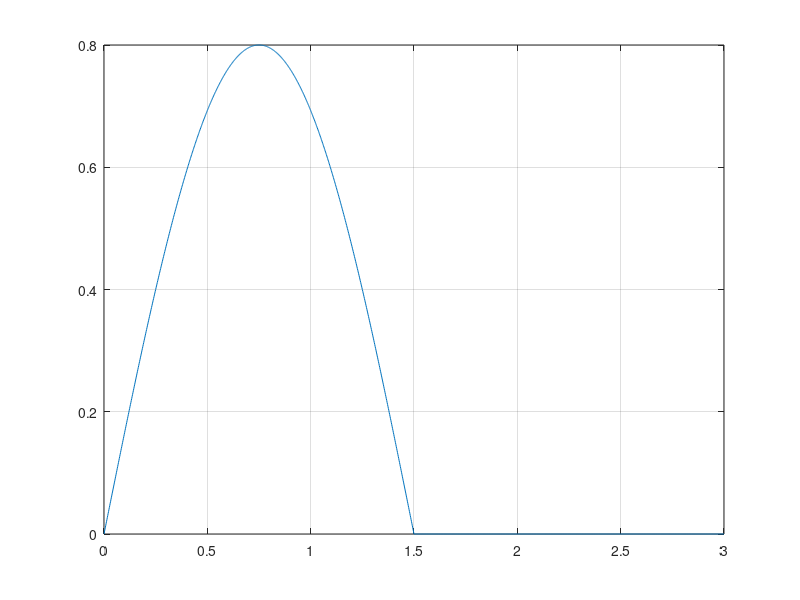
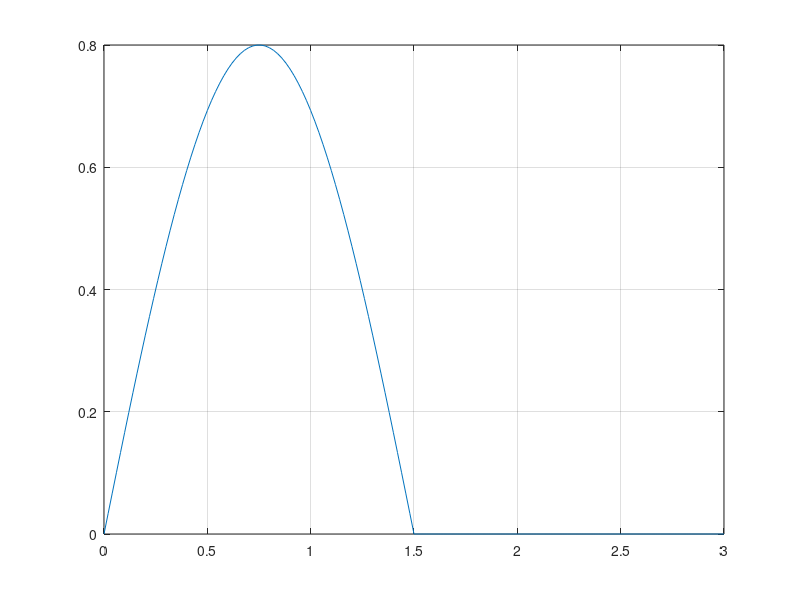
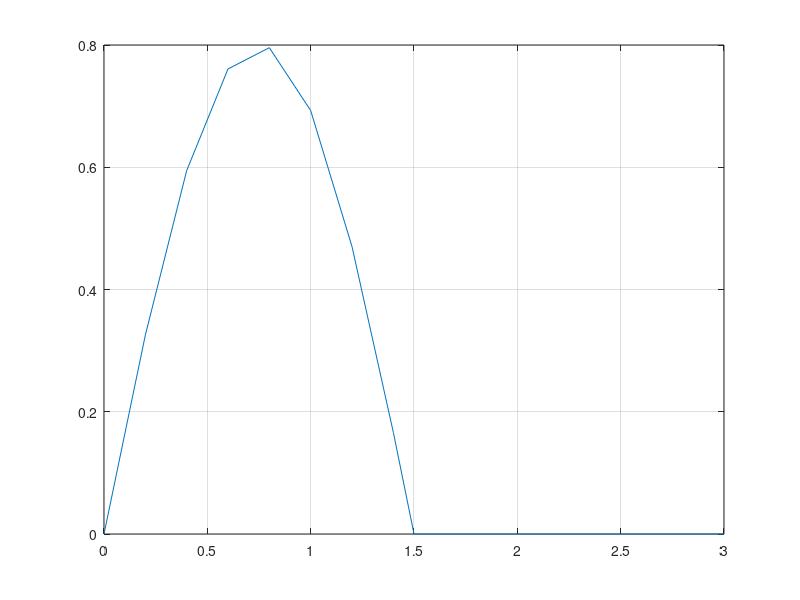

Recreate these plots in MATLAB, in order.
close all;
clear all;
clc;

T = 3;     %definim perioada semnalului sinusoidal initial,neredresat, de 3 secunde
F = 1 / T; %calculam frecventa semnalului
t1 = 0:0.002:T/2;  %definim vectorul t1 cu valori de la 0 la T din 0.002 in 0.002
t2=0:0.02:T/2;     %definim vectorul t2 cu valori de la 0 la T din 0.02 in 0.02
t3=0:0.2:T/2;      %definim vectorul t3 cu valori de la 0 la T din 0.2 in 0.2


s1 = 0.8*sin(2*pi*F*t1);  %calculam semnalul sinusoidal redresat monoalternanta s1 cu amplitudine 0.8 
s2 = 0.8*sin(2*pi*F*t2);
s3 = 0.8*sin(2*pi*F*t3);

t4 = T/2:0.002:T;      %definim vectorul t4 cu valori de la T/2 la T cu valori din 0.002 in 0.002
s4 = 0*t4;          

figure(1)
plot([t1,t4],[s1,s4]), grid;  % reprezentam semnalul compus din semnalele s1 si s4

figure(2)
plot([t2,t4],[s2,s4]), grid;

figure(3)
plot([t3,t4],[s3,s4]), grid;